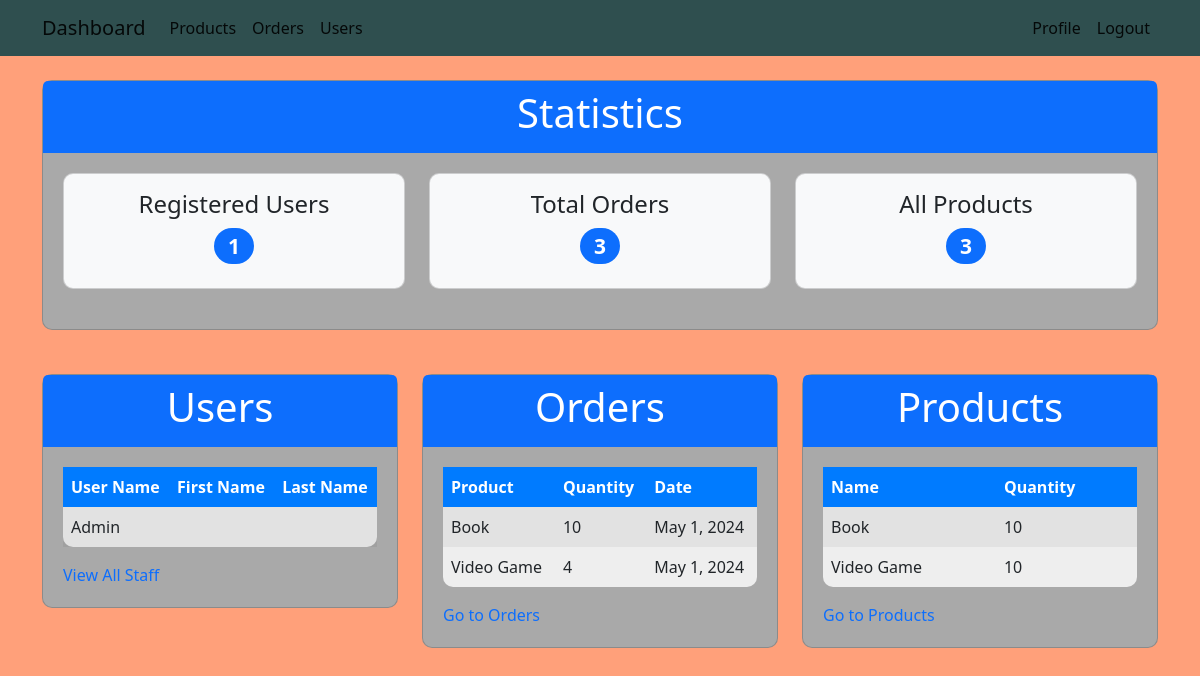
Screenshot of //dash/ (signed in) with the database file from the repository.
### inventory/models.py (models this page shows, shortened)
class Order(models.Model):
    product = models.ForeignKey(Product, on_delete=models.CASCADE, null=True)
    created_by = models.ForeignKey(User, models.CASCADE, null=True)
    order_quantity = models.PositiveIntegerField(null=True)
    date = models.DateTimeField(auto_now_add=True)

class Product(models.Model):
    name = models.CharField(max_length=100, null=True)
    category = models.CharField(max_length=20, choices=CATEGORY, null=True)
    quantity = models.PositiveIntegerField(null=True)
    description = models.CharField(max_length=200, null=True)
    def __str__(self) -> str:
        return self.name

### inventory/views.py (the view)
# urls.py: path("dash/", views.index, name="dash"),
@login_required
def index(request):
    orders_user = Order.objects.all()
    users = User.objects.all()[:2]
    orders_adm = Order.objects.all()[:2]
    products = Product.objects.all()[:2]
    reg_users = len(User.objects.all())
    all_prods = len(Product.objects.all())
    all_orders = len(Order.objects.all())
    context = {
        "title": "Home",
        "orders": orders_user,
        "orders_adm": orders_adm,
        "users": users,
        "products": products,
        "count_users": reg_users,
        "count_products": all_prods,
        "count_orders": all_orders,
    }
    return render(request, "inventory/index.html", context)

### inventory/templates/inventory/index.html (shortened to what this page needs)
{% extends 'inventory/base.html' %}
{% block content %}
{% if user.is_authenticated and user.is_staff and user.is_superuser %}
<div class="container my-4">
    <div class="row align-items-start">
        <div class="col-md-12">
            <div class="card">
                <div class="card-header bg-primary text-white">
                    <h1 class="text-center">Statistics</h1>
                </div>
                <div class="card-body">
                    <div class="row">
                        <div class="col-md-4">
                            <div class="card text-center p-3 bg-light">
                                <h4>Registered Users</h4>
                                <h3><span class="badge bg-primary rounded-pill">{{ count_users }}</span></h3>
                            </div>
                        </div>
                        <div class="col-md-4">
                            <div class="card text-center p-3 bg-light">
                                <h4>Total Orders</h4>
                                <h3><span class="badge bg-primary rounded-pill">{{ count_orders }}</span></h3>
                            </div>
                        </div>
                        <div class="col-md-4">
                            <div class="card text-center p-3 bg-light">
                                <h4>All Products</h4>
                                <h3><span class="badge bg-primary rounded-pill">{{ count_products }}</span></h3>
                            </div>
                        </div>
                    </div>
                </div>
            </div>
        </div>
    </div>
</div>
<div class="container my-4">
    <div class="row align-items-start">
        <div class="col-md-4">
            <div class="card">
                <div class="card-header bg-primary text-white">
                    <h1 class="text-center">Users</h1>
                </div>
                <div class="card-body">
                    <table class="table table-striped">
                        <thead>
                            <tr>
                                <th scope="col">User Name</th>
                                <th scope="col">First Name</th>
                                <th scope="col">Last Name</th>
                            </tr>
                        </thead>
                        <tbody>
                            {% for user in users %}
                            <tr>
                                <td>{{ user.username }}</td>
                                <td>{{ user.first_name }}</td>
                                <td>{{ user.last_name }}</td>
                            </tr>
                            {% endfor %}
                        </tbody>
                    </table>
                    <a class="nav-link text-primary active" aria-current="page" href="{% url 'users' %}">View All
                        Staff</a>
                </div>
            </div>
        </div>
        <div class="col-md-4">
            <div class="card">
                <div class="card-header bg-primary text-white">
                    <h1 class="text-center">Orders</h1>
                </div>
                <div class="card-body">
                    <table class="table table-striped">
                        <thead>
                            <tr>
                                <th scope="col">Product</th>
                                <th scope="col">Quantity</th>
                                <th scope="col">Date</th>
                            </tr>
                        </thead>
                        <tbody>
                            {% for order in orders_adm %}
                            <tr>
                                <td>{{ order.product }}</td>
                                <td>{{ order.order_quantity }}</td>
                                <td>{{ order.date.date }}</td>
                            </tr>
                            {% endfor %}
                        </tbody>
                    </table>
                    <a class="nav-link text-primary active" aria-current="page" href="{% url 'orders' %}">Go to
                        Orders</a>
                </div>
            </div>
        </div>
        <div class="col-md-4">
            <div class="card">
                <div class="card-header bg-primary text-white">
                    <h1 class="text-center">Products</h1>
                </div>
                <div class="card-body">
                    <table class="table table-striped">
                        <thead>
                            <tr>
                                <th scope="col">Name</th>
                                <th scope="col">Quantity</th>
                            </tr>
                        </thead>
                        <tbody>
                            {% for product in products %}
                            <tr>
                                <td>{{ product.name }}</td>
                                <td>{{ product.quantity }}</td>
                            </tr>
                            {% endfor %}
                        </tbody>
                    </table>
                    <a class="nav-link text-primary active" aria-current="page" href="{% url 'products' %}">Go to
                        Products</a>
                </div>
            </div>
        </div>
    </div>
</div>
{% endif %}
{% endblock %}

### inventory/templates/inventory/base.html (style rules this page uses)
body { background-color: #FFA07A ; }

### inventory/templates/inventory/index.html (style rules this page uses)
body { background-image: url('https://images.unsplash.com/photo-1486406146926-c627a92ad1ab?q=80&w=2070&auto=format&fit=crop&ixlib=rb-4.0.3&ixid=M3wxMjA3fDB8MHxwaG90by1wYWdlfHx8fGVufDB8fHx8fA%3D%3D'); background-size: cover; background-repeat: no-repeat; background-attachment: fixed; }
.card { background-color: #A9A9A9; border-radius: 10px; margin-bottom: 20px; }
.card-header { border-bottom: none; border-top-left-radius: 10px; border-top-right-radius: 10px; }
.card-body { padding: 20px; }
.table { background-color: rgba(255, 255, 255, 0.8); border-radius: 10px; }
.table th, .table td { border: none; }
.table th { background-color: #007bff; color: #fff; }

### rows the page displays
Order: product "Book", order_quantity "10", date "May 1, 2024"
Order: product "Video Game", order_quantity "4", date "May 1, 2024"
Product: name "Book", quantity "10"
Product: name "Video Game", quantity "10"

### other values shown
{{ count_users }} "1"
{{ count_orders }} "3"
{{ count_products }} "3"
{{ user.username }} "Admin"
